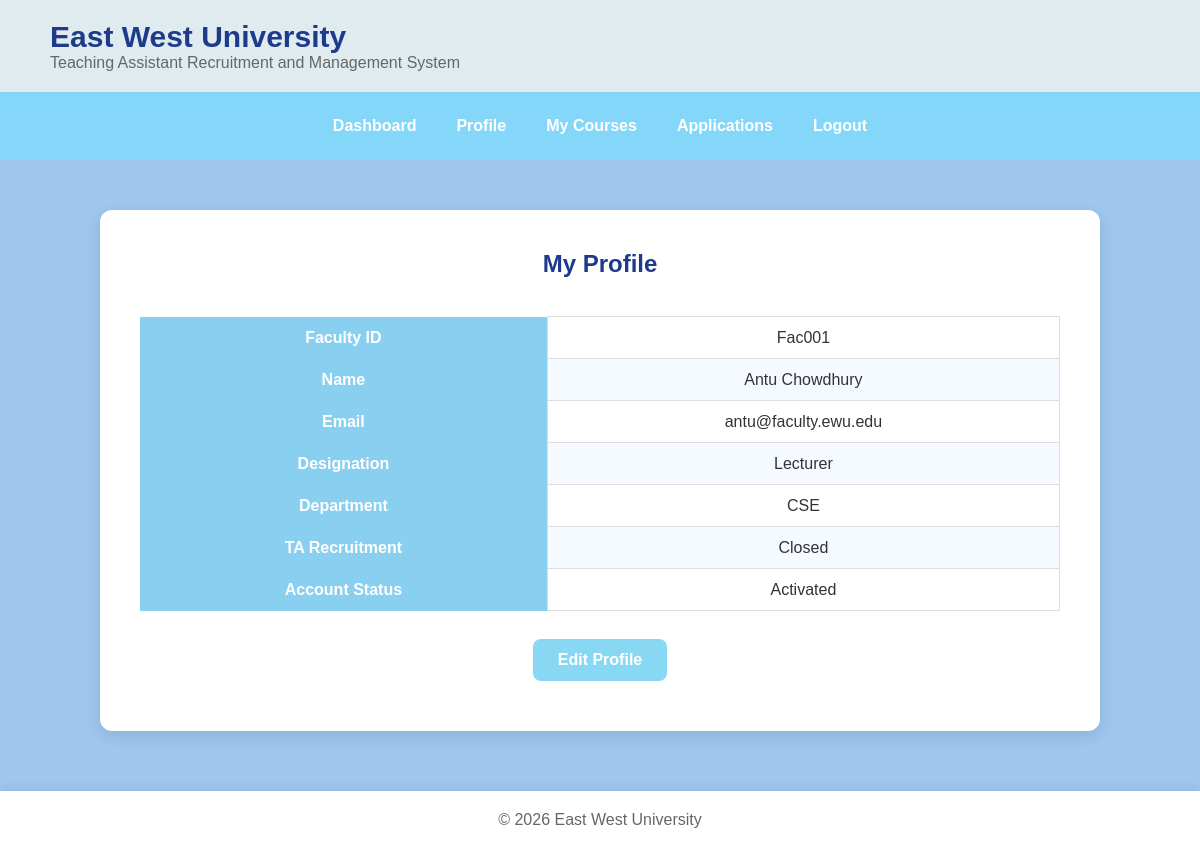
/faculty/profile.php (signed in), run on the app's committed database.
### tables this page shows
CREATE TABLE `faculty` (
  `FacultyID` varchar(20) NOT NULL,
  `FirstName` varchar(50) NOT NULL,
  `LastName` varchar(50) NOT NULL,
  `Email` varchar(100) NOT NULL,
  `Designation` varchar(50) DEFAULT NULL,
  `Password` varchar(255) DEFAULT NULL,
  `IsActivated` tinyint(1) DEFAULT 0,
  `RecruitingTA` tinyint(1) NOT NULL DEFAULT 0,
  `DepartmentID` int(11) NOT NULL
);

CREATE TABLE `department` (
  `DepartmentID` int(11) NOT NULL,
  `DepartmentName` varchar(100) NOT NULL,
  `FloorNo` varchar(100) DEFAULT NULL
);

### faculty/profile.php (the view, shortened to what this page needs)
<?php
include "../includes/db_conn.php";
$faculty_id = $_SESSION['user_id'];
$stmt = $conn->prepare("
    SELECT
        Faculty.*,
        Department.DepartmentName
    FROM Faculty
    JOIN Department
    ON Faculty.DepartmentID = Department.DepartmentID
    WHERE Faculty.FacultyID=?
");
$stmt->bind_param(
    "s",
    $faculty_id
);
$stmt->execute();
$result = $stmt->get_result();
$faculty = $result->fetch_assoc();
?>
<!DOCTYPE html>
<html lang="en">
<head>
<link rel="stylesheet"
      href="../css/style.css">
</head>
<body>
<header>
<div class="logo">
<div>
<h1>
East West University
</h1>
<p>
Teaching Assistant Recruitment and Management System
</p>
</div>
</div>
</header>
<nav>
<a href="dashboard.php">
Dashboard
</a>
<a href="profile.php">
Profile
</a>
<a href="my_courses.php">
My Courses
</a>
<a href="view_applications.php">
Applications
</a>
<a href="../logout.php">
Logout
</a>
</nav>
<div class="container">
<div class="card">
<h2>
My Profile
</h2>
<br>
<?php
if ($faculty) {
?>
<table>
<tr>
<th>
Faculty ID
</th>
<td>
<?php
echo htmlspecialchars(
    $faculty['FacultyID']
);
?>
</td>
</tr>
<tr>
<th>
Name
</th>
<td>
<?php
echo htmlspecialchars(
    $faculty['FirstName'] . " " .
    $faculty['LastName']
);
?>
</td>
</tr>
<tr>
<th>
Email
</th>
<td>
<?php
echo htmlspecialchars(
    $faculty['Email']
);
?>
</td>
</tr>
<tr>
<th>
Designation
</th>
<td>
<?php
echo htmlspecialchars(
    $faculty['Designation']
);
?>
</td>
</tr>
<tr>
<th>
Department
</th>
<td>
<?php
echo htmlspecialchars(
    $faculty['DepartmentName']
);
?>
</td>
</tr>
<tr>
<th>
TA Recruitment
</th>
<td>
<?php
if ($faculty['RecruitingTA']) {
    echo "Open";
} else {
    echo "Closed";
}
?>
</td>
</tr>
<tr>
<th>
Account Status
</th>
<td>
<?php
if ($faculty['IsActivated']) {
    echo "Activated";
} else {
    echo "Not Activated";
}
?>
</td>
</tr>
</table>
<br>
<a href="edit_profile.php"
   class="btn">
Edit Profile
</a>
<?php
} else {
?>
<p style="color:red;">
Faculty information could not be found.
</p>
<?php
}
?>
</div>
</div>
<footer>
&copy; 2026 East West University
</footer>
</body>
</html>

### css/style.css (style rules this page uses)
* { margin:0; padding:0; box-sizing:border-box; }
body { font-family:Arial, Helvetica, sans-serif; background:rgb(158, 198, 238); color:#333; }
header { background:rgb(224, 235, 240); padding:20px 50px; box-shadow:0px 3px 10px rgba(0,0,0,0.1); }
.logo { display:flex; align-items:center; }
.logo h1 { color:#1E3A8A; font-size:30px; }
.logo p { color:#666; }
.container { width:90%; max-width:1000px; margin:50px auto; }
.card { background:white; border-radius:12px; padding:40px; text-align:center; box-shadow:0px 5px 15px rgba(0,0,0,0.1); }
.card h2 { color:#1E3A8A; margin-bottom:20px; }
.btn { display:inline-block; background:#89d8f3; color:white; text-decoration:none; padding:12px 25px; margin:10px; border-radius:8px; transition:0.3s; font-weight:bold; }
footer { background:white; margin-top:60px; text-align:center; padding:20px; box-shadow:0px -2px 10px rgba(0,0,0,0.08); color:#666; }
nav { display:flex; flex-wrap:wrap; justify-content:center; gap:10px; background:#83d8faf1; padding:15px; }
nav a { text-decoration:none; color:white; font-weight:bold; padding:10px 15px; border-radius:6px; }
table { width: 100%; border-collapse: collapse; margin-top: 0; }
table th { background: #89CFF0; color: white; padding: 12px; white-space: normal; }
table td { padding: 10px; border: 1px solid #ddd; text-align: center; word-wrap: break-word; overflow-wrap: break-word; }
table tr:nth-child(even) { background: #F4FAFF; }

### data on the page
faculty: FacultyID "Fac001", FirstName+LastName "Antu Chowdhury", Email "antu@faculty.ewu.edu", Designation "Lecturer", DepartmentID.DepartmentName "CSE"
